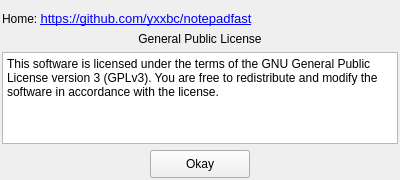
<?xml version="1.0" encoding="UTF-8"?>
<ui version="4.0">
 <class>AboutNddClass</class>
 <widget class="QWidget" name="AboutNddClass">
  <property name="geometry">
   <rect>
    <x>0</x>
    <y>0</y>
    <width>400</width>
    <height>180</height>
   </rect>
  </property>
  <property name="maximumSize">
   <size>
    <width>400</width>
    <height>180</height>
   </size>
  </property>
  <property name="windowTitle">
   <string>About NotepadFast</string>
  </property>
  <property name="windowIcon">
   <iconset resource="RealCompare.qrc">
    <normaloff>:/Resources/edit/global/ndd.ico</normaloff>:/Resources/edit/global/ndd.ico</iconset>
  </property>
  <layout class="QGridLayout" name="gridLayout">
   <property name="leftMargin">
    <number>2</number>
   </property>
   <property name="rightMargin">
    <number>2</number>
   </property>
   <property name="bottomMargin">
    <number>2</number>
   </property>
   <item row="1" column="0">
    <layout class="QVBoxLayout" name="verticalLayout0">
     <item>
      <widget class="QLabel" name="label_4">
       <property name="text">
        <string>General Public License</string>
       </property>
       <property name="alignment">
        <set>Qt::AlignCenter</set>
       </property>
      </widget>
     </item>
     <item>
      <widget class="QPlainTextEdit" name="nddMsgText">
       <property name="readOnly">
        <bool>true</bool>
       </property>
       <property name="plainText">
        <string>This software is licensed under the terms of the GNU General Public License version 3 (GPLv3). You are free to redistribute and modify the software in accordance with the license.</string>
       </property>
      </widget>
     </item>
    </layout>
   </item>
   <item row="0" column="0">
    <widget class="QLabel" name="label">
     <property name="text">
      <string>&lt;html&gt;&lt;head/&gt;&lt;body&gt;&lt;p&gt;Home: &lt;a href=&quot;https://github.com/yxxbc/notepadfast&quot;&gt;&lt;span style=&quot; font-size:10pt; text-decoration: underline; color:#0000ff;&quot;&gt;https://github.com/yxxbc/notepadfast&lt;/span&gt;&lt;/a&gt;&lt;/p&gt;&lt;/body&gt;&lt;/html&gt;</string>
     </property>
    </widget>
   </item>
   <item row="3" column="0">
    <layout class="QHBoxLayout" name="horizontalLayout">
     <item>
      <widget class="QPushButton" name="aboutPushButton">
       <property name="minimumSize">
        <size>
         <width>100</width>
         <height>28</height>
        </size>
       </property>
       <property name="maximumSize">
        <size>
         <width>100</width>
         <height>28</height>
        </size>
       </property>
       <property name="text">
        <string>Okay</string>
       </property>
      </widget>
     </item>
    </layout>
   </item>
   <item row="4" column="0">
    <spacer name="verticalSpacer">
     <property name="orientation">
      <enum>Qt::Vertical</enum>
     </property>
     <property name="sizeHint" stdset="0">
      <size>
       <width>20</width>
       <height>40</height>
      </size>
     </property>
    </spacer>
   </item>
  </layout>
 </widget>
 <layoutdefault spacing="6" margin="11"/>
 <resources>
  <include location="RealCompare.qrc"/>
 </resources>
 <connections/>
</ui>
